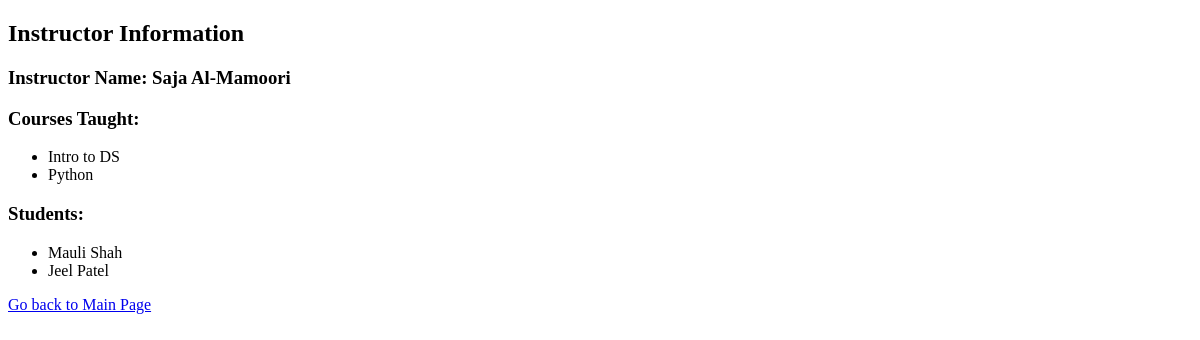
Before: /myappF23/instructor/2/ with the older database file.
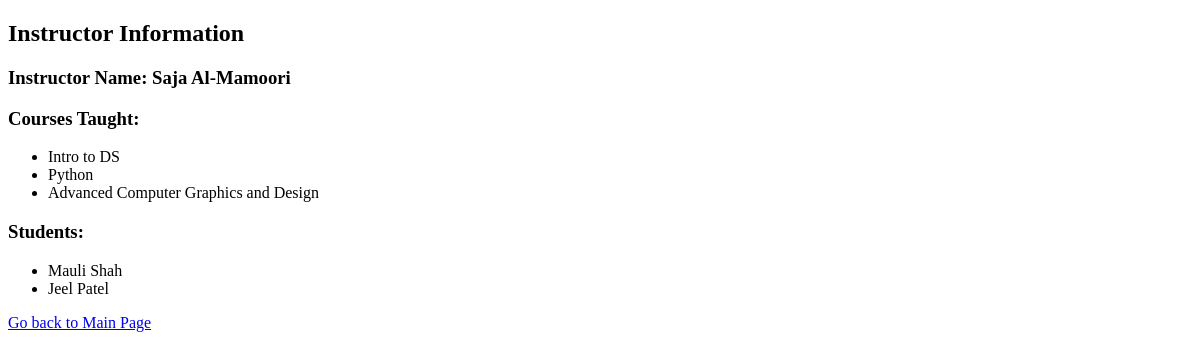
After: the same page with the newer database file.
### myappF23/models.py (models this page shows, shortened)
class Instructor(models.Model):
    first_name = models.CharField(max_length=100)
    last_name = models.CharField(max_length=100)
    bio = models.TextField(max_length=300)
    students = models.ManyToManyField(Student, blank=True)

class Course(models.Model):
    COURSE_LEVEL_CHOICE = [
        ('BE', 'Beginner'), ('IN', 'Intermediate'), ('AD', 'Advanced')]
    title = models.CharField(max_length=200)
    description = models.TextField(null=True)
    instructor = models.ForeignKey(Instructor, on_delete=models.CASCADE)
    categories = models.ForeignKey(Category, on_delete=models.CASCADE)
    students = models.ManyToManyField(Student, blank=True)
    start_date = models.DateField()
    end_date = models.DateField()
    price = models.DecimalField(max_digits=10, decimal_places=2)
    level = models.PositiveIntegerField(default=0)
    interested = models.PositiveIntegerField(default=0)

class Student(models.Model):
    STUDENT_STATUS_CHOICES = [
        ('ER', 'Enrolled'),
        ('SP', 'Suspended'),
        ('GD', 'Graduated'),
    ]
    first_name = models.CharField(max_length=100)
    last_name = models.CharField(max_length=100)
    email = models.EmailField(unique=True)  # Unique email field
    date_of_birth = models.DateField()
    status = models.CharField(max_length=2, choices=STUDENT_STATUS_CHOICES, default='ER')

### myappF23/views.py (the view)
# urls.py: path('instructor/<int:instructor_id>/', views.instructor, name='instructor'),
def instructor(request, instructor_id):
    instructor = Instructor.objects.get(pk=instructor_id)
    courses_taught = instructor.course_set.all()
    students = instructor.students.all()
    context = {
        'instructor': instructor,
        'courses_taught': courses_taught,
        'students': students,
    }
    return render(request, 'myappF23/instructor0.html', context)

### myappF23/templates/myappF23/instructor0.html (shortened to what this page needs)
<!DOCTYPE html>
<html>
<head lang="en">
</head>
<body>
    <h2>Instructor Information</h2>
    <h3>Instructor Name: {{ instructor.first_name }} {{ instructor.last_name }}</h3>
    <h3>Courses Taught:</h3>
    <ul>
        {% for course in courses_taught %}
            <li>{{ course.title }}</li>
        {% endfor %}
    </ul>
    <h3>Students:</h3>
    <ul>
        {% for student in students %}
            <li>{{ student.first_name }} {{ student.last_name }}</li>
        {% endfor %}
    </ul>
    <p><a href="{% url 'myappF23:index' %}">Go back to Main Page</a></p>
</body>
</html>

Changed rows visible on the page:
added Course: title "Advanced Computer Graphics and Design"
